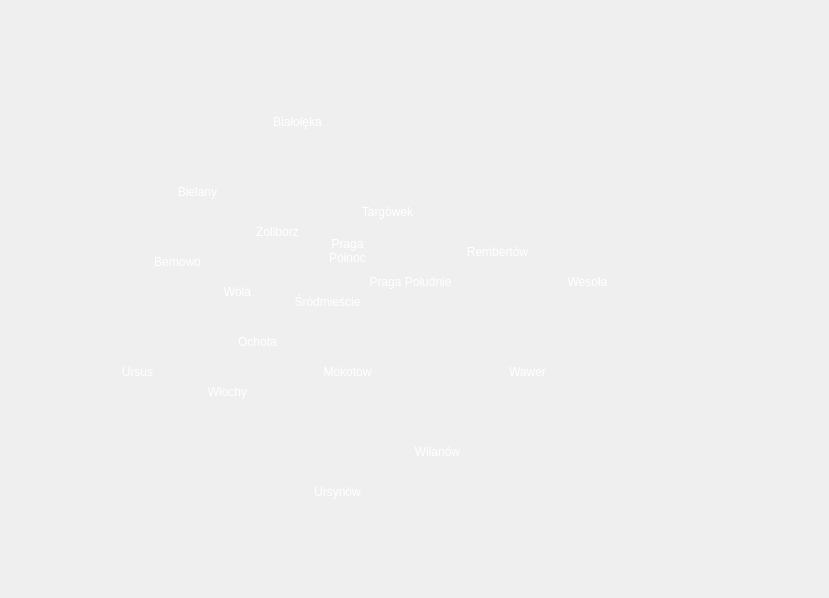
<?xml version="1.0" encoding="UTF-8"?>
<ui version="4.0">
 <class>CityView</class>
 <widget class="QWidget" name="CityView">
  <property name="geometry">
   <rect>
    <x>0</x>
    <y>0</y>
    <width>829</width>
    <height>598</height>
   </rect>
  </property>
  <property name="windowTitle">
   <string>CityView</string>
  </property>
  <property name="styleSheet">
   <string notr="true">#CityView {
                        border-image: url(:/root/images/mapa_dzielnic_bez_nazw.png);
                        	}
                        #CityView QPushButton {
                        color:white;background-color:none; border:none;}</string>
  </property>
  <widget class="QPushButton" name="pushButton">
   <property name="geometry">
    <rect>
     <x>260</x>
     <y>110</y>
     <width>75</width>
     <height>24</height>
    </rect>
   </property>
   <property name="text">
    <string>Białołęka</string>
   </property>
  </widget>
  <widget class="QPushButton" name="pushButton_2">
   <property name="geometry">
    <rect>
     <x>350</x>
     <y>200</y>
     <width>75</width>
     <height>24</height>
    </rect>
   </property>
   <property name="text">
    <string>Targówek</string>
   </property>
  </widget>
  <widget class="QPushButton" name="pushButton_3">
   <property name="geometry">
    <rect>
     <x>460</x>
     <y>240</y>
     <width>75</width>
     <height>24</height>
    </rect>
   </property>
   <property name="text">
    <string>Rembertów</string>
   </property>
  </widget>
  <widget class="QPushButton" name="pushButton_4">
   <property name="geometry">
    <rect>
     <x>550</x>
     <y>270</y>
     <width>75</width>
     <height>24</height>
    </rect>
   </property>
   <property name="text">
    <string>Wesoła</string>
   </property>
  </widget>
  <widget class="QPushButton" name="pushButton_5">
   <property name="geometry">
    <rect>
     <x>490</x>
     <y>360</y>
     <width>75</width>
     <height>24</height>
    </rect>
   </property>
   <property name="text">
    <string>Wawer</string>
   </property>
  </widget>
  <widget class="QPushButton" name="pushButton_6">
   <property name="geometry">
    <rect>
     <x>360</x>
     <y>270</y>
     <width>101</width>
     <height>24</height>
    </rect>
   </property>
   <property name="text">
    <string>Praga Południe</string>
   </property>
  </widget>
  <widget class="QPushButton" name="pushButton_7">
   <property name="geometry">
    <rect>
     <x>310</x>
     <y>230</y>
     <width>75</width>
     <height>41</height>
    </rect>
   </property>
   <property name="text">
    <string>Praga
Północ</string>
   </property>
  </widget>
  <widget class="QPushButton" name="pushButton_8">
   <property name="geometry">
    <rect>
     <x>290</x>
     <y>290</y>
     <width>75</width>
     <height>24</height>
    </rect>
   </property>
   <property name="text">
    <string>Śródmieście</string>
   </property>
  </widget>
  <widget class="QPushButton" name="pushButton_9">
   <property name="geometry">
    <rect>
     <x>310</x>
     <y>360</y>
     <width>75</width>
     <height>24</height>
    </rect>
   </property>
   <property name="text">
    <string>Mokotów</string>
   </property>
  </widget>
  <widget class="QPushButton" name="pushButton_10">
   <property name="geometry">
    <rect>
     <x>400</x>
     <y>440</y>
     <width>75</width>
     <height>24</height>
    </rect>
   </property>
   <property name="text">
    <string>Wilanów</string>
   </property>
  </widget>
  <widget class="QPushButton" name="pushButton_11">
   <property name="geometry">
    <rect>
     <x>300</x>
     <y>480</y>
     <width>75</width>
     <height>24</height>
    </rect>
   </property>
   <property name="text">
    <string>Ursynów</string>
   </property>
  </widget>
  <widget class="QPushButton" name="pushButton_12">
   <property name="geometry">
    <rect>
     <x>190</x>
     <y>380</y>
     <width>75</width>
     <height>24</height>
    </rect>
   </property>
   <property name="text">
    <string>Włochy</string>
   </property>
  </widget>
  <widget class="QPushButton" name="pushButton_13">
   <property name="geometry">
    <rect>
     <x>100</x>
     <y>360</y>
     <width>75</width>
     <height>24</height>
    </rect>
   </property>
   <property name="text">
    <string>Ursus</string>
   </property>
  </widget>
  <widget class="QPushButton" name="pushButton_14">
   <property name="geometry">
    <rect>
     <x>220</x>
     <y>330</y>
     <width>75</width>
     <height>24</height>
    </rect>
   </property>
   <property name="text">
    <string>Ochota</string>
   </property>
  </widget>
  <widget class="QPushButton" name="pushButton_15">
   <property name="geometry">
    <rect>
     <x>200</x>
     <y>280</y>
     <width>75</width>
     <height>24</height>
    </rect>
   </property>
   <property name="text">
    <string>Wola</string>
   </property>
  </widget>
  <widget class="QPushButton" name="pushButton_16">
   <property name="geometry">
    <rect>
     <x>140</x>
     <y>250</y>
     <width>75</width>
     <height>24</height>
    </rect>
   </property>
   <property name="text">
    <string>Bemowo</string>
   </property>
  </widget>
  <widget class="QPushButton" name="pushButton_17">
   <property name="geometry">
    <rect>
     <x>160</x>
     <y>180</y>
     <width>75</width>
     <height>24</height>
    </rect>
   </property>
   <property name="text">
    <string>Bielany</string>
   </property>
  </widget>
  <widget class="QPushButton" name="pushButton_18">
   <property name="geometry">
    <rect>
     <x>240</x>
     <y>220</y>
     <width>75</width>
     <height>24</height>
    </rect>
   </property>
   <property name="text">
    <string>Żoliborz</string>
   </property>
  </widget>
 </widget>
 <resources>
  <include location="../res.qrc"/>
 </resources>
 <connections/>
</ui>
